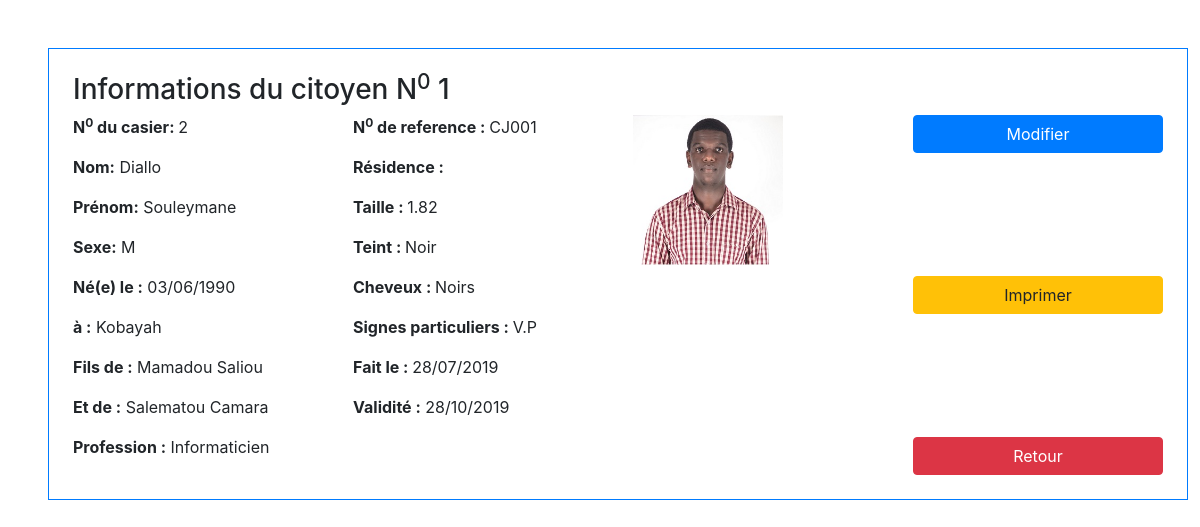
The page /gestion-demo-v3/demande/casier-judiciaire/affiche-casier-judiciaire.php?id=2 on the database its author committed.
### tables this page shows
CREATE TABLE `casierjudiciaire` (
  `ID_CASIERJUD` int(10) NOT NULL,
  `ID_RESPONSABLE` int(10) NOT NULL,
  `ID_CITOYEN` int(10) NOT NULL,
  `referenceCasJud` varchar(20) NOT NULL,
  `ADRESSE_TRIBUNAL` varchar(150) DEFAULT NULL,
  `TYPE_CASIERJUD` varchar(20) DEFAULT NULL,
  `DATE_CONF_CASIER` date NOT NULL,
  `DATE_EXP_CASIER` date NOT NULL
);

CREATE TABLE `citoyen` (
  `ID_CITOYEN` int(10) NOT NULL,
  `ID_DECNAISS` int(10) NOT NULL,
  `NOM` varchar(50) DEFAULT NULL,
  `PRENOMS` varchar(50) DEFAULT NULL,
  `DATE_NAISS` date DEFAULT NULL,
  `VILLE_NAISS` varchar(50) NOT NULL,
  `LIEU_NAISS` varchar(50) NOT NULL,
  `DOMICILE` varchar(50) DEFAULT NULL,
  `PROFESSION` varchar(50) DEFAULT NULL,
  `NOM_MERE` varchar(50) DEFAULT NULL,
  `PRENOM_MERE` varchar(50) DEFAULT NULL,
  `PROFESSION_MERE` varchar(50) DEFAULT NULL,
  `ADRESSE_MERE` varchar(50) DEFAULT NULL,
  `NOM_PERE` varchar(50) DEFAULT NULL,
  `PRENOM_PERE` varchar(50) DEFAULT NULL,
  `PROFESSION_PERE` varchar(50) DEFAULT NULL,
  `ADRESSE_PERE` varchar(50) DEFAULT NULL,
  `TEL` varchar(15) DEFAULT NULL,
  `EMAIL` varchar(60) DEFAULT NULL,
  `GENRE` varchar(10) DEFAULT NULL,
  `SITUATION_MATRIMONIALE` varchar(50) DEFAULT NULL,
  `TAILLE` float DEFAULT NULL,
  `TEINT` varchar(15) DEFAULT NULL,
  `CHEVEUX` varchar(15) DEFAULT NULL,
  `YEUX` varchar(20) DEFAULT NULL,
  `SIGNE_PARTICULIER` varchar(100) DEFAULT NULL,
  `MOT_PASSE` varchar(50) DEFAULT NULL,
  `NUM_EMPRUNT` varchar(20) DEFAULT NULL,
  `NIN_CITOYEN` varchar(20) DEFAULT NULL,
  `PHOTO_CITOYEN` varchar(255) NOT NULL
);

### gestion-demo-v3/demande/casier-judiciaire/affiche-casier-judiciaire.php (the view, shortened to what this page needs)
<?php
    $id = $_GET['id'];
    $con = connexion();
    $requete = "SELECT cit.id_citoyen, cit.nom, cit.prenoms, cit.genre,
                date_format(cit.date_naiss, '%d/%m/%Y') as date_naiss, cit.prenom_pere as pere,
                cit.prenom_mere, cit.nom_mere, cit.profession, cit.taille, cit.teint, cit.cheveux, cit.signe_particulier,
                cit.domicile ,
                cas.id_casierjud, cas.referenceCasJud,
                date_format(cas.date_conf_casier, '%d/%m/%Y') as date_conf_casier,
                date_format(cas.date_exp_casier, '%d/%m/%Y') as date_exp_casier,
                cit.photo_citoyen
                FROM citoyen cit, casierjudiciaire cas
                WHERE cit.id_citoyen = cas.id_citoyen
                AND cas.id_casierjud = $id";
    $row = $con->query($requete);
    $row = $row->fetch();
?>
<!DOCTYPE html>
<html lang="fr">
<head>
    <link rel="stylesheet" href="../../css/bootstrap.min.css">
</head>
<body>
    <main class="container m-5 p-4 border border-primary">
        <h1 class="h3">Informations du citoyen N<sup>0</sup>  <?=$row['id_citoyen']?></h1>
        <div class="row">
            <div class="col-3">
                <p> <strong>N<sup>0</sup> du casier: </strong> <?=$row['id_casierjud']?></p>
                <p><strong>Nom:</strong> <?=$row['nom']?></p>
                <p><strong>Prénom:</strong> <?=$row['prenoms']?></p>
                <p><strong>Sexe:</strong> <?=$row['genre']?></p>
                <p><strong>Né(e) le :</strong> <?=$row['date_naiss']?></p>
                <p><strong>à :</strong> <?=$row['domicile']?></p>
                <p><strong>Fils de :</strong> <?=$row['pere']?></p>
                <p><strong>Et de :</strong> <?=$row['prenom_mere']?> <?=$row['nom_mere']?></p>
                <p><strong>Profession :</strong> <?=$row['profession']?></p>
            </div>
            <div class="col-3">
                <p> <strong>N<sup>0</sup> de reference : </strong> <?=$row['referenceCasJud']?></p>
                <p><strong>Résidence : </strong></p>
                <p><strong>Taille : </strong> <?=$row['taille']?></p>
                <p><strong>Teint : </strong> <?=$row['teint']?></p>
                <p><strong>Cheveux : </strong> <?=$row['cheveux']?></p>
                <p><strong>Signes particuliers : </strong> <?=$row['signe_particulier']?></p>
                <p><strong>Fait le : </strong> <?=$row['date_conf_casier']?></p>
                <p><strong>Validité :</strong> <?=$row['date_exp_casier']?></p>
            </div>
            <div class="col-3">
                <a href="../../images/photos/<?=$row['photo_citoyen']?>">
                    <img  style="width:150px;height:150px" src="../../images/photos/<?=$row['photo_citoyen']?>">
                </a>
            </div>
            <div class="col-3 d-flex flex-column justify-content-between">
                <button type="button" class="btn btn-primary">Modifier</button>
                <button type="button" class="btn btn-warning">Imprimer</button>
                <a  href="tableau-casier-judiciaire.php" class="btn btn-danger">Retour</a>
            </div>
        </div>
    </main>
</body>
</html>

### rows shown on the page
casierjudiciaire: ID_CITOYEN.ID_CITOYEN "1", ID_CASIERJUD "2", ID_CITOYEN.NOM "Diallo", ID_CITOYEN.PRENOMS "Souleymane", ID_CITOYEN.GENRE "M", ID_CITOYEN.DOMICILE "Kobayah", ID_CITOYEN.PRENOM_PERE "Mamadou Saliou", ID_CITOYEN.PRENOM_MERE "Salematou", ID_CITOYEN.NOM_MERE "Camara", ID_CITOYEN.PROFESSION "Informaticien", referenceCasJud "CJ001", ID_CITOYEN.TAILLE "1.82", ID_CITOYEN.TEINT "Noir", ID_CITOYEN.CHEVEUX "Noirs", ID_CITOYEN.SIGNE_PARTICULIER "V.P", ID_CITOYEN.PHOTO_CITOYEN (picture)

### other values the page prints
$row['date_naiss'] "03/06/1990"
$row['date_conf_casier'] "28/07/2019"
$row['date_exp_casier'] "28/10/2019"
